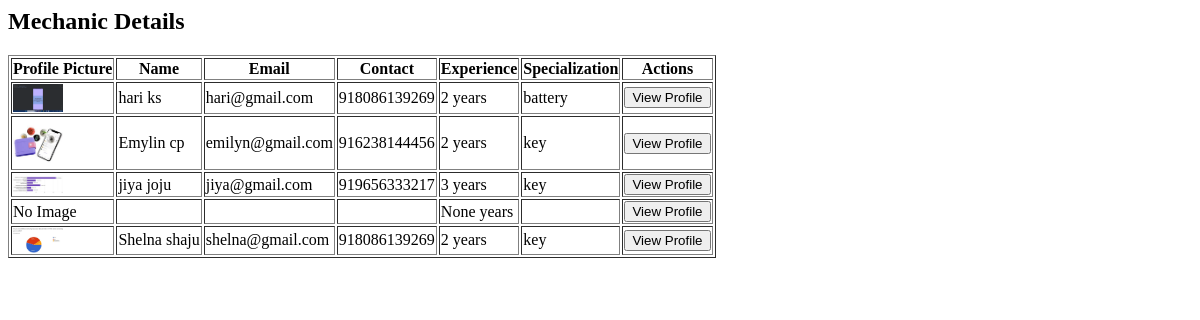
The app's page /view-mechanic-details/ (signed in), older data.
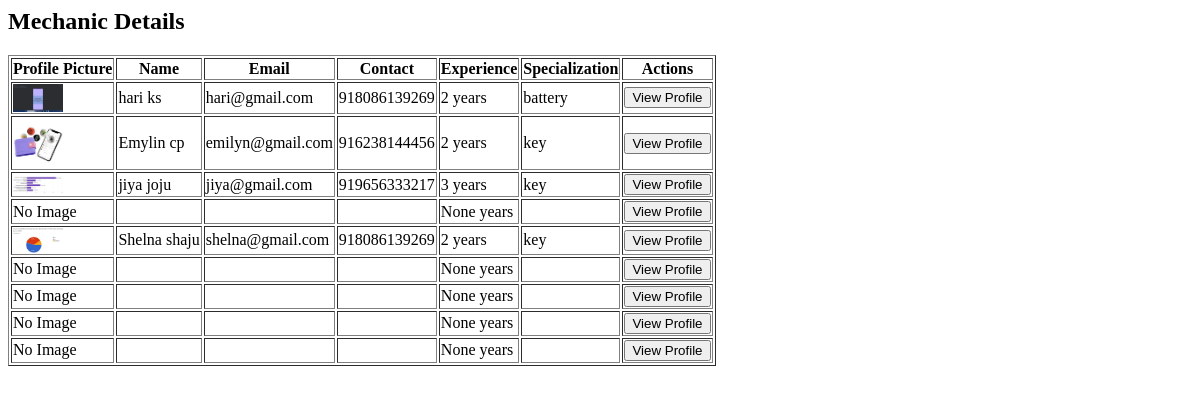
The same page, newer data.
### Home/models.py (models this page shows, shortened)
class MechanicProfile(models.Model):
    user = models.OneToOneField(User, on_delete=models.CASCADE)  # Links profile to User
    first_name = models.CharField(max_length=255)
    last_name = models.CharField(max_length=255)
    date_of_birth = models.DateField(null=True, blank=True)
    email = models.EmailField()#unique=True)
    gender_choices = [('Male', 'Male'), ('Female', 'Female'), ('Other', 'Other')]
    gender = models.CharField(max_length=10, choices=gender_choices)
    profile_picture = models.ImageField(upload_to='mechanic_profiles/', null=True, blank=True)
    contact_no = models.CharField(max_length=15, blank=True, null=True)
    aadhar_id = models.CharField(
        max_length=12,
        validators=[RegexValidator(regex=r'^\d{12}$', message="Aadhar number must be exactly 12 digits")],
    )
    alternate_contact = models.CharField(max_length=15, blank=True, null=True)
    experience = models.PositiveIntegerField(null=True, blank=True)
    address = models.TextField()
    state = models.CharField(max_length=255)
    city = models.CharField(max_length=255)
    district = models.CharField(max_length=255)
    specialization = models.ForeignKey('ServiceProvided', on_delete=models.SET_NULL, null=True)

class ServiceProvided(models.Model):
    name = models.CharField(max_length=255)
    picture = models.ImageField(upload_to='services/')  # Main picture
    short_description = models.TextField()
    long_description = models.TextField()
    points_to_remember = models.TextField()
    additional_picture = models.ImageField(upload_to='services/', blank=True, null=True)  # Additional Picture

### Home/views.py (the view)
# urls.py: path('view-mechanic-details/', views.view_mechdetails, name='view_mechanic_details'),
@user_passes_test(lambda u: u.is_superuser)
def view_mechdetails(request):
    mechanics = MechanicProfile.objects.all()
    return render(request, 'view_mechdetails.html', {'mechanics': mechanics})

### templates/view_mechdetails.html
<h2>Mechanic Details</h2>
<table border="1">
    <tr>
        <th>Profile Picture</th>
        <th>Name</th>
        <th>Email</th>
        <th>Contact</th>
        <th>Experience</th>
        <th>Specialization</th>
        <th>Actions</th>
    </tr>
    {% for mechanic in mechanics %}
    <tr>
        <td>
            {% if mechanic.profile_picture %}
                <img src="{{ mechanic.profile_picture.url }}" alt="Profile Picture" width="50px">
            {% else %}
                No Image
            {% endif %}
        </td>
        <td>{{ mechanic.first_name }} {{ mechanic.last_name }}</td>
        <td>{{ mechanic.email }}</td>
        <td>{{ mechanic.contact_no }}</td>
        <td>{{ mechanic.experience }} years</td>
        <td>{{ mechanic.specialization.name }}</td>
        <td>
            <a href="{% url 'view_profile' %}?id={{ mechanic.id }}"><button>View Profile</button></a>
        </td>
    </tr>
    {% endfor %}
</table>

Row changes from the older to the newer data that the page shows:
added MechanicProfile: profile_picture "No Image", experience "None"
added MechanicProfile: profile_picture "No Image", experience "None"
added MechanicProfile: profile_picture "No Image", experience "None"
added MechanicProfile: profile_picture "No Image", experience "None"
